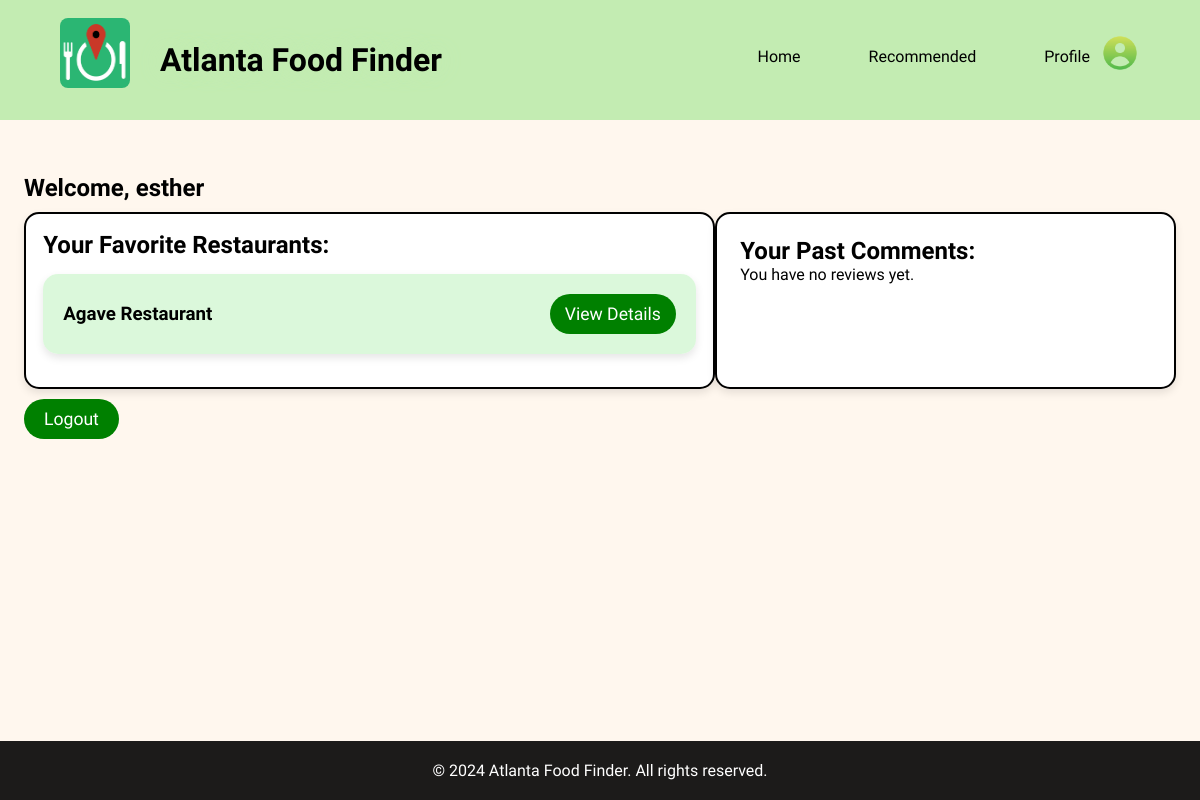
The page /profile/ (signed in) on the database as committed earlier.
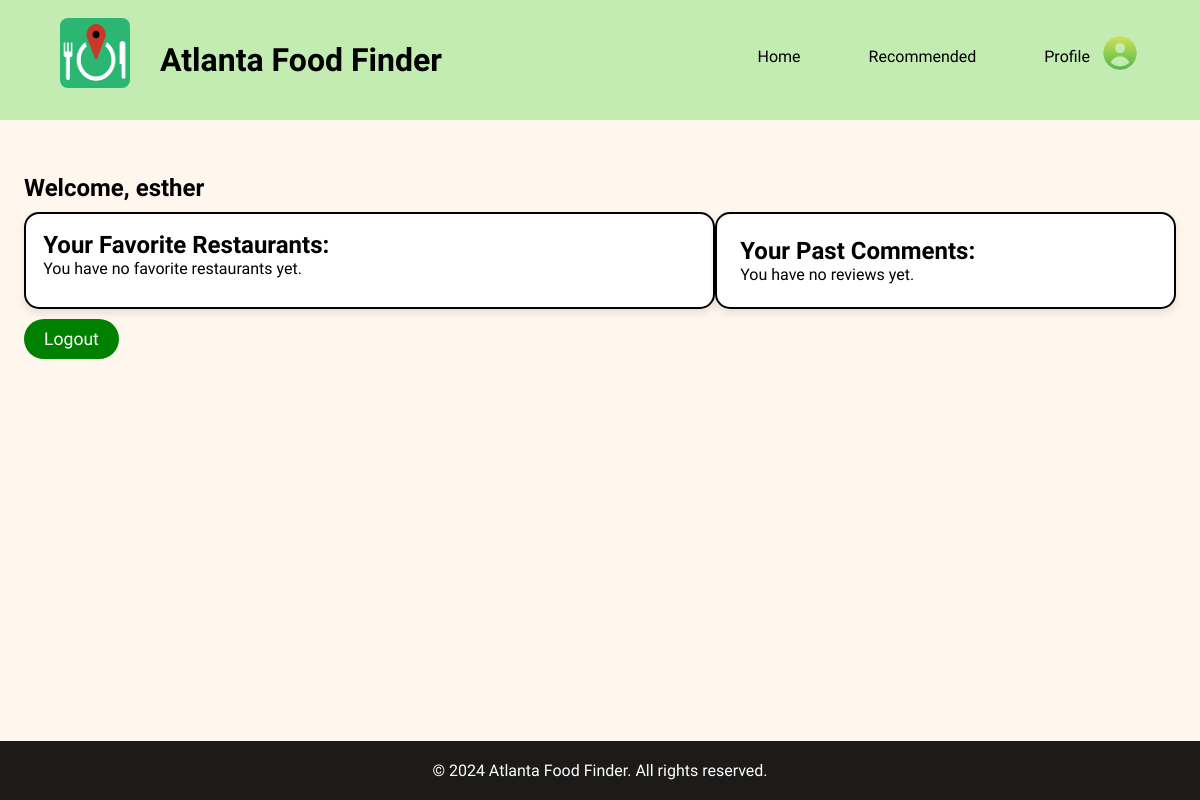
The same page on the database as committed later.
### accounts/models.py (models this page shows, shortened)
class FavoriteRestaurant(models.Model):
    user = models.ForeignKey(User, on_delete=models.CASCADE)
    restaurant = models.ForeignKey(Restaurant, on_delete=models.CASCADE)

class Restaurant(models.Model):
    place_id = models.CharField(max_length=255, unique=True, null=True)  # Add this line
    name = models.CharField(max_length=255)
    vicinity = models.CharField(max_length=255, null=True)  # Add this line if you need vicinity
    image = models.ImageField(upload_to='restaurants/', blank=True, null=True)  # Keep as optional if needed

### accounts/views.py (the view)
# urls.py: path('profile/', views.Profile, name='profile'),
def Profile(request):
    favorites = FavoriteRestaurant.objects.filter(user=request.user).select_related('restaurant')
    comments = ReviewRating.objects.filter(user=request.user)  # Fetch the user's comments
    return render(request, 'profile.html', {'favorites': favorites, 'comments': comments})

### templates/profile.html (shortened to what this page needs)
{% load static %}
<!DOCTYPE html>
<html lang="en">
  <head>
    <link rel="stylesheet" href="{% static 'styles.css' %}" />
    <link href='https://unpkg.com/boxicons@2.1.4/css/boxicons.min.css' rel='stylesheet'>
  </head>
  <body>
    <header class="header">
      <img
        src="{% static 'Logo.png' %}"
        width="70"
        height="70"
        style="margin-right: 0px; margin-top: -14px; border-radius: 0.5em"
      />
      <a href="{% url 'home' %}" class="logo" style="margin-left: 100px; position: fixed;">
        <span><b> Atlanta Food Finder </b></span></a
      >
      <nav class="navbar">
        <a href="{% url 'home' %}">Home</a>
        <a href="{% url 'home' %}#Recommended">Recommended</a>
        <img
          src="{% static 'profil pic icon.png' %}"
          width="40"
          height="40"
          style="float: right; margin-left: 10px; margin-top: -14px"
        />
        <a href="{% url 'profile' %}">Profile</a>
      </nav>
    </header>
    <section class="profile" id="profile" style="padding: 2%;">
      <h1 style="margin-bottom: 10px;">Welcome, {{ user.username }}</h1>
      <div class="profile-content" style="margin-bottom: 10px;">
          <div class="favorite-restaurants" style="padding: 1.5%; width: 60%;">
              <h2>Your Favorite Restaurants:</h2>
              {% if favorites %}
                  {% for favorite in favorites %}
                      <div class="user-profile" style="margin: 15px 0; padding: 20px; display: flex; justify-content: space-between; align-items: center;">
                          <h3>{{ favorite.restaurant.name }}</h3>
                          <a href="/detail/{{ favorite.restaurant.place_id }}/" class="details-button user-profile_button ui button red size-xl fill" style="display: inline-block; padding: 10px 15px;">View Details</a>
                      </div>
                  {% endfor %}
              {% else %}
                  <p>You have no favorite restaurants yet.</p>
              {% endif %}
          </div>
          <div class="past-comments" style="padding: 2%; width: 40%;">
              <h2>Your Past Comments:</h2>
              {% if comments %}
                  {% for comment in comments %}
                      <div class="user-profile" style="margin: 15px 0; padding: 20px;">
                          <h3>{{ comment.restaurant }}</h3>
                          <p>{{ comment.review }}</p>
                          <p>{{ comment.rating }}/5.0</p>
                          <p>{{ comment.subject }}</p>
                          <p>Posted on: {{ comment.created_at }}</p>
                      </div>
                  {% endfor %}
              {% else %}
                  <p>You have no reviews yet.</p>
              {% endif %}
          </div>
      </div>
      <button id="logoutButton" class="user-profile_button ui button red size-xl fill">
        Logout
      </button>
    </section>
    <footer class="footer">
        <p>© 2024 Atlanta Food Finder. All rights reserved.</p>
    </footer>
  </body>
</html>

Rows that differ between the two databases and show on the page:
removed FavoriteRestaurant: restaurant.name "Agave Restaurant"
Other text that changed with them:
text now shown: "You have no favorite restaurants yet."
